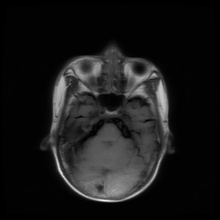
%> input picture digitalImage/IMG-0004-00001.jpg, 220 x 220 px, shrunk from 512 x 512 before the run
$ octave main_LSB2bit.m   (GNU Octave 9; MATLAB toolbox functions it lacks are replaced by stand-ins)
%> lines starting %> are read from the running program, lines starting %| are printed output that depends on the picture
### src/hidding_rgb_image/Add2BitsPerPixel.m
function [OutputChannel, count] = Add2BitsPerPixel(Channel, step, randomBits, bitLength)
% adding 2 bits LSB/pixel
    [height, width] = size(Channel);
    count = 0;
    OutputChannel = Channel;
    for i = 1:height
        for j = 1:step:width
            if(2*count < bitLength)
                count = count + 1;
                bitsAdd = bitshift(randomBits(2*count-1),1) + randomBits(2*count);
                OutputChannel(i,j) = bitand(Channel(i,j),252)+ bitsAdd;
            else
                break;
            end

        end
    end
end

### src/hidding_rgb_image/Decode2BitsPerPixel.m
function decodeBits = Decode2BitsPerPixel(channel, step, length)
% length: so pixel chen du lieu
    decodeBits = zeros(length*2,1);
    count = 1;
    [height, width] = size(channel);
    for i = 1:height
        for j = 1:step:width
            if(count <= length)
                decodeBits(2*count-1) = bitshift(bitand(channel(i,j),2),-1);
                decodeBits(2*count) = bitand(channel(i,j),1);
                count = count + 1;
            end
        end
    end
end

### src/AES256/capacity.m
function y = capacity(a)
    [r,c] = size(a);
    cap = 0;
    for x = 0:2:r-1
        for y = 0:2:c-1

            g = a(1+x:2+x,1+y:2+y);
            g = double(g);
            d0 = g(1,2)-g(1,1);
            d1 = g(2,1)-g(1,1);
            d2 = g(2,2)-g(1,1);
            lk = [0 8 16 32 64 128];
            uk = [7 15 31 63 127 255 ];
            d = [d0 d1 d2];
            d = abs(d);
            emb = zeros(1,3);
            for z = 1:3
                for i = 1:1:6
                    if (d(z) >= lk(i) && d(z) <= uk(i))
                        w = uk(i) - lk(i) + 1;
                        t = log2(w);
                        emb(z) = t;

                    end
                end
            end
            if((emb(1)>=5 && emb(2)>=4) || (emb(1)<5 && emb(3)>=6))
                d00 = g(1,2)-g(1,1);
                d01 = g(2,2)-g(2,1);
                d0 = [d00 d01];
                d0 = abs(d0);
                for z=1:2
                    for i=1:1:6
                        if (d(z)>=lk(i) && d(z)<=uk(i))
                            w = uk(i)-lk(i)+1;
                            t=log2(w);
                            cap=cap+t;
                        end
                    end
                end
            else
                cap=cap+emb(1)+emb(2)+emb(3);
            end
        end
    end
    cap = cap-32;  %subtract 32 bit length
    cap = floor(cap/8); %in bytes
    % [9 lines of commented-out code are left out]


end

### src/hidding_rgb_image/CaculateValues.m
function [capVal, mseVal, psnrVal, wPSNRval, histVal, ssimVal, ER] = CaculateValues(origin, stego, bitLength)
    addpath('../AES256');
    %Hiding capacity
    capVal = capacity(origin);
    %MSE
    mseVal = immse(origin, stego);
    %PSNR & wPSNR
    [psnrVal, wPSNRval] = psnrMetric(origin, stego, 4);
    % Histogram
    originHist = cat(2, origin);
    stegoHist = cat(2, stego);
    diff = abs(stegoHist - originHist);
    histVal = sum(sum(diff));
    % SSIM
    ssimVal = ssim(origin, stego);
    % Payload
    [H, W] = size(origin);
    ER = (bitLength/8*2)/(H*W);
end

### src/AES256/nvf.m
function [nvfVal,varargout] = nvf(x,statistic,varargin)

% [11 lines of commented-out code are left out]

%%%%%%%%%%%%%%%%%%%%%%%%%%%%%%%%%%%%%%%%%%%%%%%%%%%%%%%%%%%%%%%%%%%%%%%%
% Input:
%%%%%%%%%%%%%%%%%%%%%%%%%%%%%%%%%%%%%%%%%%%%%%%%%%%%%%%%%%%%%%%%%%%%%%%%
% x:
% nhood: Local window size for the calculation of the local mean and the
%        local variance.
% Th0: Th0 is contrast sensitivity (Th|range:50-1000) Th=150;
%%%%%%%%%%%%%%%%%%%%%%%%%%%%%%%%%%%%%%%%%%%%%%%%%%%%%%%%%%%%%%%%%%%%%%%%
% Output:
%%%%%%%%%%%%%%%%%%%%%%%%%%%%%%%%%%%%%%%%%%%%%%%%%%%%%%%%%%%%%%%%%%%%%%%%
% NVF:
%%%%%%%%%%%%%%%%%%%%%%%%%%%%%%%%%%%%%%%%%%%%%%%%%%%%%%%%%%%%%%%%%%%%%%%%

varargout=cell(1,2);

if nargin==2
    % Default value for Th0.
    Th0=150;
    % Default value for nhood.
    nhood=[3 3];
elseif nargin==3
    if length(varargin{1})>1
        nhood=varargin{1};
        Th0=150;
    else
        Th0=varargin{1};
        nhood=[3 3];
    end
elseif nargin==4
    nhood=varargin{1};
    Th0=varargin{2};
else
    errordgl('The number of parameters is not correct',...
             'Input arguments');
end

switch statistic
case 'nsG'

    % Local mean and local variance calculation.
    LocalMean=filter2(ones(nhood),x)/prod(nhood);
    LocalVar=filter2(ones(nhood),x.^2)/prod(nhood)-LocalMean.^2;

    % Contrast sensitivity.
    Th=Th0/max(LocalVar(:));

    % NVF calculation.
    nvfVal=1./(1+Th*LocalVar);

    % Normalization of NVF to be in the range of (0;1).
    %NVF=NVF/max(NVF(:));

case 'sgG'

end

if nargout>1
    varargout{1}=LocalMean;
    if nargout==3
        varargout{2}=LocalVar;
    end
end

### src/AES256/psnrMetric.m
function [PSNR,wPSNR]=psnrMetric(a,b,type)

%%%%%%%%%%%%%%%%%%%%%%%%%%%%%%%%%%%%%%%%%%%%%%%%%%%%%%%%%%%%%%%%%%%%%%%%
% Inputs:
%%%%%%%%%%%%%%%%%%%%%%%%%%%%%%%%%%%%%%%%%%%%%%%%%%%%%%%%%%%%%%%%%%%%%%%%
% [8 lines of commented-out code are left out]
%%%%%%%%%%%%%%%%%%%%%%%%%%%%%%%%%%%%%%%%%%%%%%%%%%%%%%%%%%%%%%%%%%%%%%%%
wPSNR=[];
if (a == b)
    out = inf;
else
    if size(a,3) == 3
        a=[a(:,:,1) a(:,:,2) a(:,:,3)];
        b=[b(:,:,1) b(:,:,2) b(:,:,3)];
    end
    if (type>=1 && type<=5)
        if (type==2 || type==4)
            statistics='nsG';
        else
            statistics='sgG';
        end
        NVF = nvf(a,statistics,150);
        NVF = NVF/max(NVF(:));
%         c = NVF.*(a-b).^2;
    end
    c =(double(a) - double(b)).^2;
    PSNR=10*log10(255^2*prod(size(a))/sum(c(:)));
    c = NVF.*c;
    wPSNR=10*log10(255^2*prod(size(a))/sum(c(:)));
end

### src/test/main_LSB2bit.m
clear;
% addpath('../../digitalImage/size256256');
addpath('../../digitalImage');
filename = 'IMG-0004-00001.jpg';
rgbImage = imread(filename);
%> rgbImage is the input picture: size 220x220x3 uint8; min 0, max 250, mean 24.7
image = rgb2gray(rgbImage);
[H,W] = size(image);
%> H = 220; W = 220
len = H*W/2;
%> len = 24200
%Message
randomBits = uint8(randi([0 1],len,1));
%Encode
addpath('../hiding_rgb_image');
step = 1;
bitLength = size(randomBits,1);
%> bitLength = 24200
tStart = tic;
tic
[stegoImage, count] = Add2BitsPerPixel(image, step, randomBits, bitLength);
%> after the loop in Add2BitsPerPixel, `for i = 1:height`: OutputChannel: size 220x220 uint8; min 0, max 250, mean 24.7; mean of the top-left, top-right, bottom-left and bottom-right quarters 20.2, 19.3, 29, 30.3
%> after the loop in Add2BitsPerPixel, `for i = 1:height`: bitsAdd = 2; count = 12100
%> count = 12100
stegoname = 'stegoLSB2Bit.png';
imwrite(stegoImage,stegoname);
T = toc;

%Decode
stego = imread(stegoname);
outBits = Decode2BitsPerPixel(stego, step, bitLength/2);
%> after the loop in Decode2BitsPerPixel, `for i = 1:height`: count = 12101
tEnd = toc(tStart);
%Calculate
if(sum(abs(outBits - double(randomBits))) == 0)
    % tinh toan lai cai gia tri
    disp('Decode LSB 2 bit true');
    origin = image;
    stego = imread(stegoname);
    addpath('../hidding_rgb_image');
    [cap(1), mse(1), psnr(1), wPSNR(1), hist(1), ssim(1), ER(1)] = CaculateValues(origin, stego, len);
%> after the loop in capacity, `for x = 0:2:r-1`: cap = 111242; d00 = -33; d01 = -14; emb = [3 3 3]; t = 3; w = 8
%> in capacity, `cap = cap-32;`: cap = 111210
%> in capacity, `cap = floor(cap/8);`: cap = 13901
%> in CaculateValues, `capVal = capacity(origin);`: capVal = 218
%> in CaculateValues, `mseVal = immse(origin, stego);`: mseVal = 0.452
%> in nvf, `Th0=varargin{1};`: Th0 = 150
%> in nvf, `LocalVar=filter2(ones(nhood),x.^2)/prod(nhood)-LocalMean.^2;`:
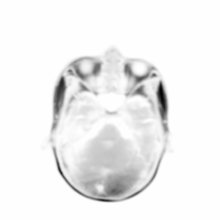
%> LocalVar: size 220x220 double; min -36951.1, max 31.43, mean -1980.4; drawn with min black and max white
%> in nvf, `Th=Th0/max(LocalVar(:));`: Th = 4.77
%> in nvf, `nvfVal=1./(1+Th*LocalVar);`:
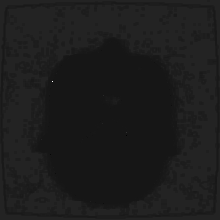
%> nvfVal: size 220x220 double; min -1.69, max 17.44, mean 0.5; drawn with min black and max white
%> in psnrMetric, `c =(double(a) - double(b)).^2;`:
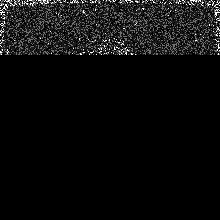
%> c: size 220x220 double; min 0, max 9, mean 0.452; drawn with min black and max white
%> in psnrMetric, `PSNR=10*log10(255^2*prod(size(a))/sum(c(:)));`: PSNR = 51.58
%> in psnrMetric, `c = NVF.*c;`:
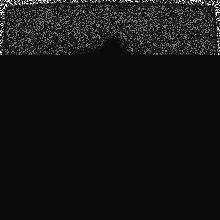
%> c: size 220x220 double; min -0.0237, max 0.516, mean 0.0206; drawn with min black and max white
%> in psnrMetric, `wPSNR=10*log10(255^2*prod(size(a))/sum(c(:)));`: wPSNR = 64.99
%> in CaculateValues, `[psnrVal, wPSNRval] = psnrMetric(origin, stego, 4);`: psnrVal = 51.58; wPSNRval = 64.99
%> in CaculateValues, `diff = abs(stegoHist - originHist);`:
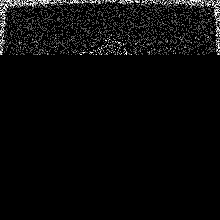
%> diff: size 220x220 uint8; min 0, max 3, mean 0.109; drawn with min black and max white
%> in CaculateValues, `histVal = sum(sum(diff));`: histVal = 5257
%> in CaculateValues, `ssimVal = ssim(origin, stego);`: ssimVal = 0.985
else
    disp('Decode LSB 2 bit fail');
end

$ run again, with digitalImage/IMG-0004-00002.jpg copied over digitalImage/IMG-0004-00001.jpg
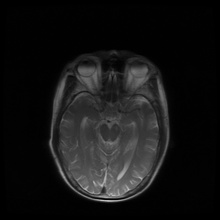
%> input picture digitalImage/IMG-0004-00002.jpg, 220 x 220 px, shrunk from 512 x 512 before the run
%> rgbImage is the input picture: size 220x220x3 uint8; min 0, max 199, mean 20.7
%> after the loop in Add2BitsPerPixel, `for i = 1:height`: bitsAdd = 2; count = 12100
%> after the loop in Decode2BitsPerPixel, `for i = 1:height`: count = 12101
%> after the loop in capacity, `for x = 0:2:r-1`: cap = 110700; d00 = -26; d01 = -6; emb = [3 3 3]; t = 3; w = 8
%> in capacity, `cap = cap-32;`: cap = 110668
%> in capacity, `cap = floor(cap/8);`: cap = 13833
%> capVal = 218
%> mseVal = 0.46
%> Th0 = 150
%> in nvf, `LocalVar=filter2(ones(nhood),x.^2)/prod(nhood)-LocalMean.^2;`:
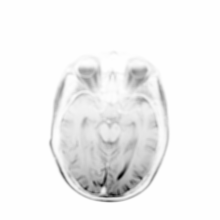
%> LocalVar: size 220x220 double; min -27116.9, max 46.06, mean -1344.2; drawn with min black and max white
%> Th = 3.26
%> PSNR = 51.51
%> wPSNR = 56.88
%> psnrVal = 51.51; wPSNRval = 56.88
%> in CaculateValues, `diff = abs(stegoHist - originHist);`:
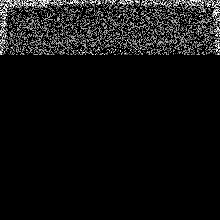
%> diff: size 220x220 uint8; min 0, max 3, mean 0.202; drawn with min black and max white
%> histVal = 9753
%> ssimVal = 0.982

$ run again, with digitalImage/IMG-0004-00004.jpg copied over digitalImage/IMG-0004-00001.jpg
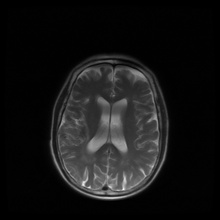
%> input picture digitalImage/IMG-0004-00004.jpg, 220 x 220 px, shrunk from 512 x 512 before the run
%> rgbImage is the input picture: size 220x220x3 uint8; min 0, max 252, mean 21.9
%> after the loop in Add2BitsPerPixel, `for i = 1:height`: bitsAdd = 2; count = 12100
%> after the loop in Decode2BitsPerPixel, `for i = 1:height`: count = 12101
%> after the loop in capacity, `for x = 0:2:r-1`: cap = 111416; d00 = -18; d01 = -6; emb = [3 3 3]; t = 3; w = 8
%> in capacity, `cap = cap-32;`: cap = 111384
%> in capacity, `cap = floor(cap/8);`: cap = 13923
%> capVal = 218
%> mseVal = 0.466
%> Th0 = 150
%> in nvf, `LocalVar=filter2(ones(nhood),x.^2)/prod(nhood)-LocalMean.^2;`:
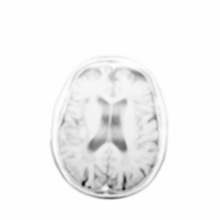
%> LocalVar: size 220x220 double; min -40593.9, max 40.44, mean -1608.2; drawn with min black and max white
%> Th = 3.71
%> PSNR = 51.45
%> wPSNR = 52.63
%> psnrVal = 51.45; wPSNRval = 52.63
%> in CaculateValues, `diff = abs(stegoHist - originHist);`:
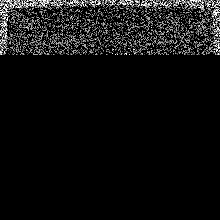
%> diff: size 220x220 uint8; min 0, max 3, mean 0.191; drawn with min black and max white
%> histVal = 9267
%> ssimVal = 0.982
